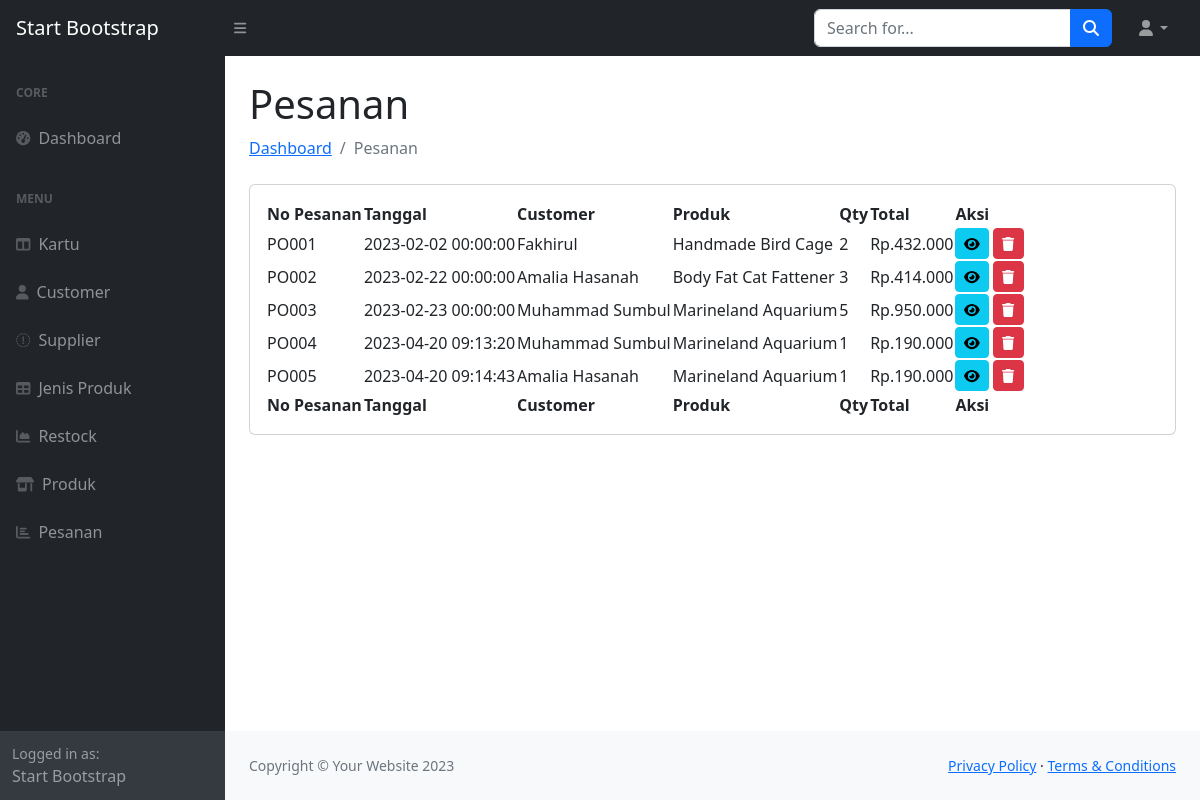
The page /admin/pesanan.php on the database its author committed.
### tables this page shows
CREATE TABLE `order` (
  `id` int(11) NOT NULL,
  `order_number` varchar(45) DEFAULT NULL,
  `date` datetime DEFAULT NULL,
  `qty` int(11) DEFAULT NULL,
  `total_price` int(11) DEFAULT NULL,
  `customer_id` int(11) NOT NULL,
  `product_id` int(11) NOT NULL
);

CREATE TABLE `customer` (
  `id` int(11) NOT NULL,
  `name` varchar(45) DEFAULT NULL,
  `gender` enum('L','P') DEFAULT NULL,
  `phone` varchar(45) DEFAULT NULL,
  `email` varchar(45) DEFAULT NULL,
  `address` longtext DEFAULT NULL,
  `card_id` int(11) NOT NULL
);

CREATE TABLE `product` (
  `id` int(11) NOT NULL,
  `sku` varchar(45) DEFAULT NULL,
  `name` varchar(45) DEFAULT NULL,
  `purchase_price` int(11) DEFAULT NULL,
  `sell_price` int(11) DEFAULT NULL,
  `stock` int(11) DEFAULT 0,
  `min_stock` int(11) DEFAULT 0,
  `product_type_id` int(11) NOT NULL,
  `restock_id` int(11) NOT NULL
);

### admin/pesanan.php (the view, shortened to what this page needs)
<?php
require_once 'layouts/header.php';
require_once 'layouts/navbar.php';
?>
<main>
    <div class="container-fluid px-4">
        <h1 class="mt-4">Pesanan</h1>
        <ol class="breadcrumb mb-4">
            <li class="breadcrumb-item"><a href="index.php">Dashboard</a></li>
            <li class="breadcrumb-item active">Pesanan</li>
        </ol>
        <div class="card mb-4">
            <div class="card-body">
                <table id="datatablesSimple">
                    <thead>
                        <tr>
                            <th>No Pesanan</th>
                            <th>Tanggal</th>
                            <th>Customer</th>
                            <th>Produk</th>
                            <th>Qty</th>
                            <th>Total</th>
                            <th>Aksi</th>
                        </tr>
                    </thead>
                    <tfoot>
                        <tr>
                            <th>No Pesanan</th>
                            <th>Tanggal</th>
                            <th>Customer</th>
                            <th>Produk</th>
                            <th>Qty</th>
                            <th>Total</th>
                            <th>Aksi</th>
                        </tr>
                    </tfoot>
                    <tbody>
                        <?php
                        $sql = "SELECT `order`.*, `product`.name AS product, `customer`.name AS customer FROM `order` INNER JOIN `product` ON `order`.`product_id` = `product`.`id` INNER JOIN `customer` ON `order`.`customer_id` = `customer`.`id`";
                        $query = $dbh->prepare($sql);
                        $query->execute();
                        $result = $query->fetchAll();
                        if ($query->rowCount() > 0) {
                            foreach ($result as $row) { ?>
                                <tr>
                                    <td><?= $row['order_number'] ?></td>
                                    <td><?= $row['date'] ?></td>
                                    <td><?= $row['customer'] ?></td>
                                    <td><?= $row['product'] ?></td>
                                    <td><?= $row['qty'] ?></td>
                                    <td>Rp.<?= number_format($row['total_price'], 0, ',', '.'); ?></td>
                                    <td>
                                        <a href="" class="btn btn-info btn-sm"><i class="fas fa-eye"></i></a>
                                        <a href="?delete=<?= $row['id'] ?>" class="btn btn-danger btn-sm"><i class="fas fa-trash"></i></a>
                                    </td>
                                </tr>
                        <?php }
                        } else {
                            echo "
                            <tr>
                                <td colspan='7'>Tidak ada data</td>
                            </tr>
                            ";
                        }
                        ?>
                    </tbody>
                </table>
            </div>
        </div>
    </div>
</main>
<?php require_once 'layouts/footer.php' ?>

### rows shown on the page
order: order_number "PO001", date "2023-02-02 00:00:00", customer.name "Fakhirul", product.name "Handmade Bird Cage", qty "2", total_price "432.000"
order: order_number "PO002", date "2023-02-22 00:00:00", customer.name "Amalia Hasanah", product.name "Body Fat Cat Fattener", qty "3", total_price "414.000"
order: order_number "PO003", date "2023-02-23 00:00:00", customer.name "Muhammad Sumbul", product.name "Marineland Aquarium", qty "5", total_price "950.000"
order: order_number "PO004", date "2023-04-20 09:13:20", customer.name "Muhammad Sumbul", product.name "Marineland Aquarium", qty "1", total_price "190.000"
order: order_number "PO005", date "2023-04-20 09:14:43", customer.name "Amalia Hasanah", product.name "Marineland Aquarium", qty "1", total_price "190.000"
